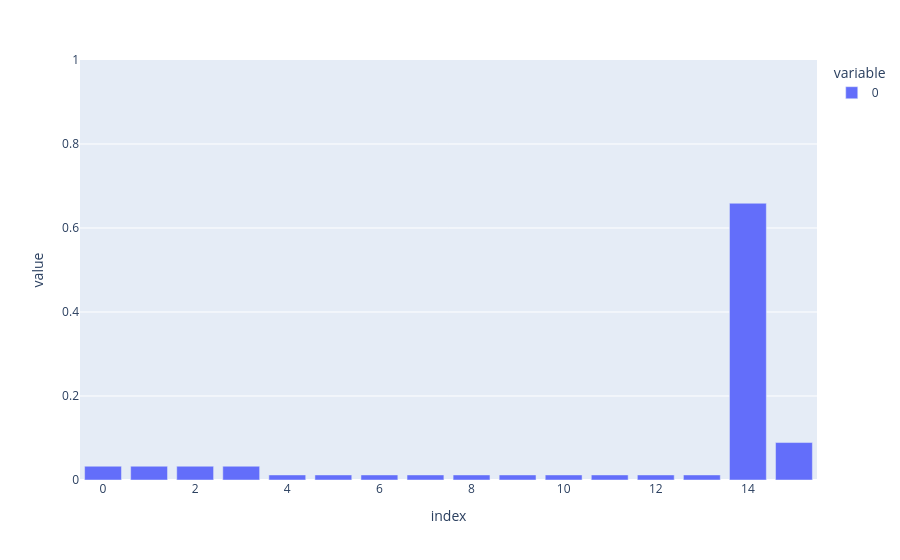

Source (notebook cell):
### Code cell
import plotly.express as px

px.bar(distro, range_y=(0,1))

### Figure 1 — Plotly figure (JSON) as saved in the notebook; plotly's stock layout.template omitted (floating-point values rounded to 4 significant figures)
{"data": [{"hovertemplate": "variable=0<br>index=%{x}<br>value=%{y}<extra></extra>", "legendgroup": "0", "marker": {"color": "#636efa", "pattern": {"shape": ""}}, "name": "0", "orientation": "v", "showlegend": true, "textposition": "auto", "type": "bar", "x": [0, 1, 2, 3, 4, 5, 6, 7, 8, 9, 10, 11, 12, 13, 14, 15], "xaxis": "x", "y": [0.03281, 0.03281, 0.03281, 0.03281, 0.01207, 0.01207, 0.01207, 0.01207, 0.01207, 0.01207, 0.01207, 0.01207, 0.01207, 0.01207, 0.6589, 0.08917], "yaxis": "y"}], "layout": {"barmode": "relative", "legend": {"title": {"text": "variable"}, "tracegroupgap": 0}, "margin": {"t": 60}, "xaxis": {"anchor": "y", "domain": [0, 1], "title": {"text": "index"}}, "yaxis": {"anchor": "x", "domain": [0, 1], "range": [0, 1], "title": {"text": "value"}}}}
